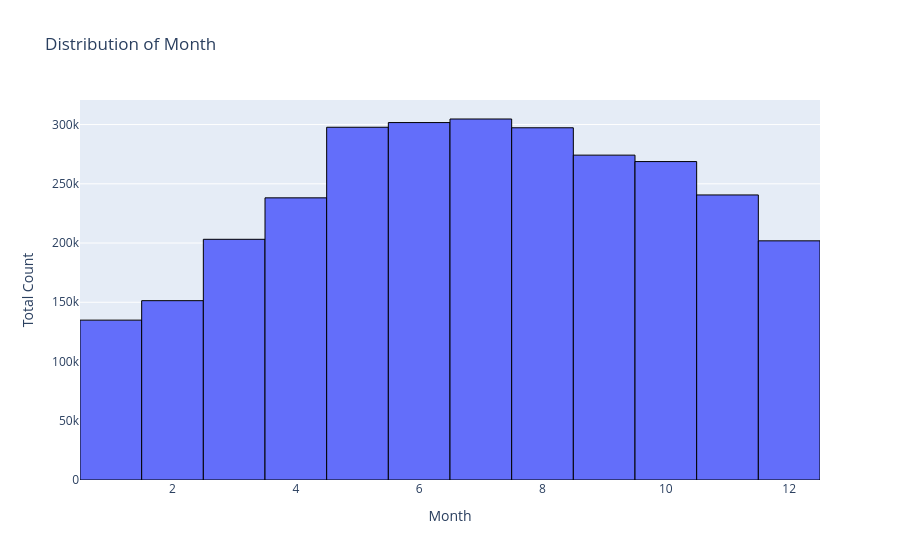
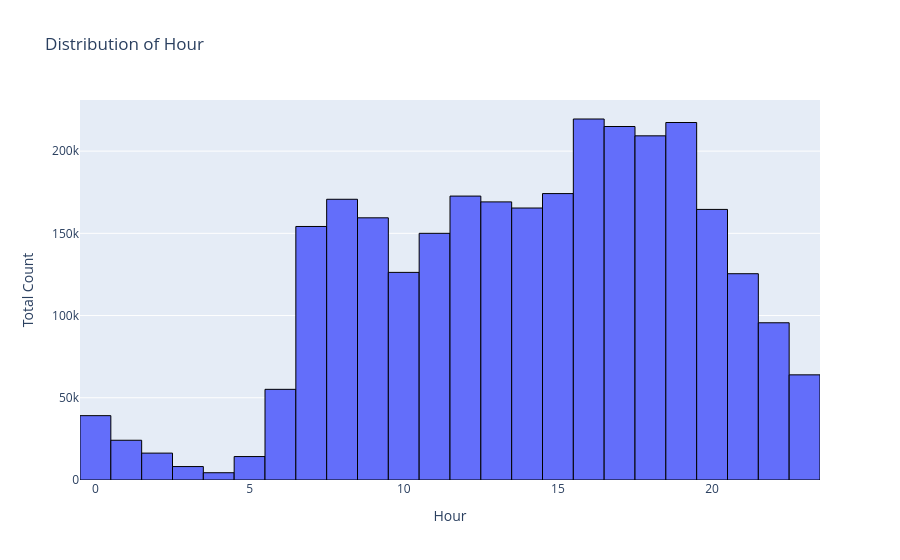
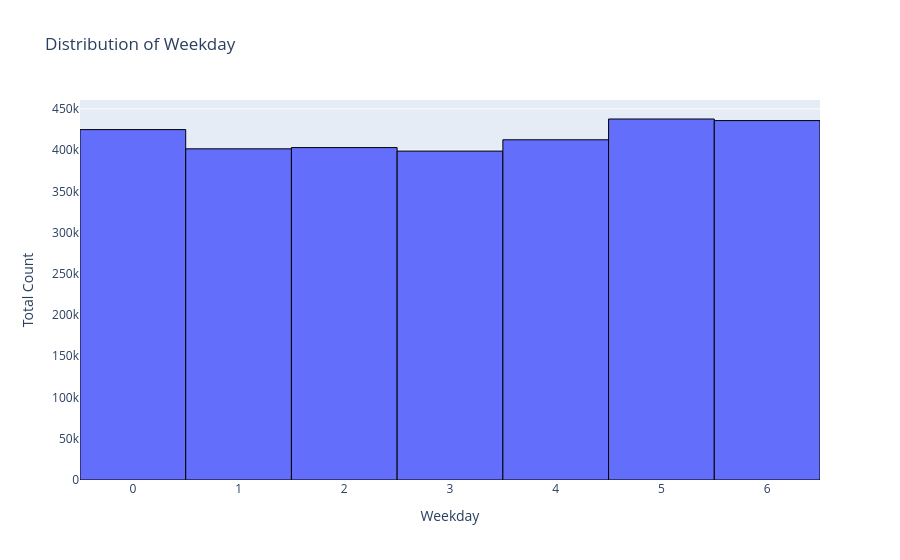
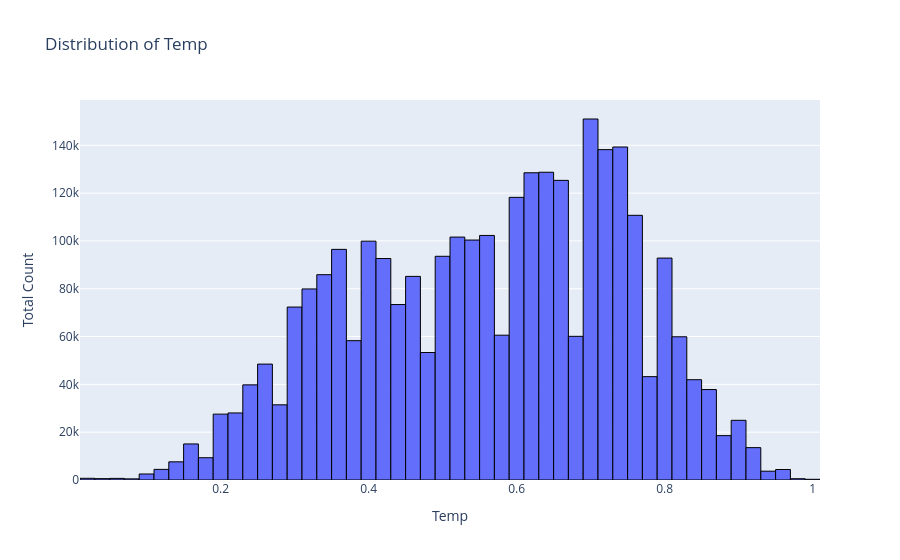

Write notebook code for charts like these, in order.
### Code cell
features = ['month', 'hour', 'weekday', 'temp', 'atemp', 'humidity', 'windspeed', 'casual', 'registered']
for feature in features:
    fig = px.histogram(hour_df, x=feature, y='total_count', title=f'Distribution of {feature.capitalize()}')
    fig.update_traces(marker_line_color='black', marker_line_width=1)
    fig.update_layout(yaxis_title='Total Count', xaxis_title=feature.capitalize())
    fig.show()

### Figure 1 — Plotly figure (JSON) as saved in the notebook; plotly's stock layout.template omitted (floating-point values rounded to 4 significant figures; data arrays with more than 128 entries replaced by an {"elided": "..."} marker saying what was removed)
{"data": [{"bingroup": "x", "histfunc": "sum", "hovertemplate": "month=%{x}<br>sum of total_count=%{y}<extra></extra>", "legendgroup": "", "marker": {"color": "#636efa", "line": {"color": "black", "width": 1}, "pattern": {"shape": ""}}, "name": "", "orientation": "v", "showlegend": false, "type": "histogram", "x": {"elided": "16874 int values"}, "xaxis": "x", "y": {"elided": "16874 int values"}, "yaxis": "y"}], "layout": {"barmode": "relative", "legend": {"tracegroupgap": 0}, "title": {"text": "Distribution of Month"}, "xaxis": {"anchor": "y", "domain": [0, 1], "title": {"text": "Month"}}, "yaxis": {"anchor": "x", "domain": [0, 1], "title": {"text": "Total Count"}}}}

### Figure 2 — Plotly figure (JSON) as saved in the notebook; plotly's stock layout.template omitted (floating-point values rounded to 4 significant figures; data arrays with more than 128 entries replaced by an {"elided": "..."} marker saying what was removed)
{"data": [{"bingroup": "x", "histfunc": "sum", "hovertemplate": "hour=%{x}<br>sum of total_count=%{y}<extra></extra>", "legendgroup": "", "marker": {"color": "#636efa", "line": {"color": "black", "width": 1}, "pattern": {"shape": ""}}, "name": "", "orientation": "v", "showlegend": false, "type": "histogram", "x": {"elided": "16874 int values"}, "xaxis": "x", "y": {"elided": "16874 int values"}, "yaxis": "y"}], "layout": {"barmode": "relative", "legend": {"tracegroupgap": 0}, "title": {"text": "Distribution of Hour"}, "xaxis": {"anchor": "y", "domain": [0, 1], "title": {"text": "Hour"}}, "yaxis": {"anchor": "x", "domain": [0, 1], "title": {"text": "Total Count"}}}}

### Figure 3 — Plotly figure (JSON) as saved in the notebook; plotly's stock layout.template omitted (floating-point values rounded to 4 significant figures; data arrays with more than 128 entries replaced by an {"elided": "..."} marker saying what was removed)
{"data": [{"bingroup": "x", "histfunc": "sum", "hovertemplate": "weekday=%{x}<br>sum of total_count=%{y}<extra></extra>", "legendgroup": "", "marker": {"color": "#636efa", "line": {"color": "black", "width": 1}, "pattern": {"shape": ""}}, "name": "", "orientation": "v", "showlegend": false, "type": "histogram", "x": {"elided": "16874 int values"}, "xaxis": "x", "y": {"elided": "16874 int values"}, "yaxis": "y"}], "layout": {"barmode": "relative", "legend": {"tracegroupgap": 0}, "title": {"text": "Distribution of Weekday"}, "xaxis": {"anchor": "y", "domain": [0, 1], "title": {"text": "Weekday"}}, "yaxis": {"anchor": "x", "domain": [0, 1], "title": {"text": "Total Count"}}}}

### Figure 4 — Plotly figure (JSON) as saved in the notebook; plotly's stock layout.template omitted (floating-point values rounded to 4 significant figures; data arrays with more than 128 entries replaced by an {"elided": "..."} marker saying what was removed)
{"data": [{"bingroup": "x", "histfunc": "sum", "hovertemplate": "temp=%{x}<br>sum of total_count=%{y}<extra></extra>", "legendgroup": "", "marker": {"color": "#636efa", "line": {"color": "black", "width": 1}, "pattern": {"shape": ""}}, "name": "", "orientation": "v", "showlegend": false, "type": "histogram", "x": {"elided": "16874 float values"}, "xaxis": "x", "y": {"elided": "16874 int values"}, "yaxis": "y"}], "layout": {"barmode": "relative", "legend": {"tracegroupgap": 0}, "title": {"text": "Distribution of Temp"}, "xaxis": {"anchor": "y", "domain": [0, 1], "title": {"text": "Temp"}}, "yaxis": {"anchor": "x", "domain": [0, 1], "title": {"text": "Total Count"}}}}
